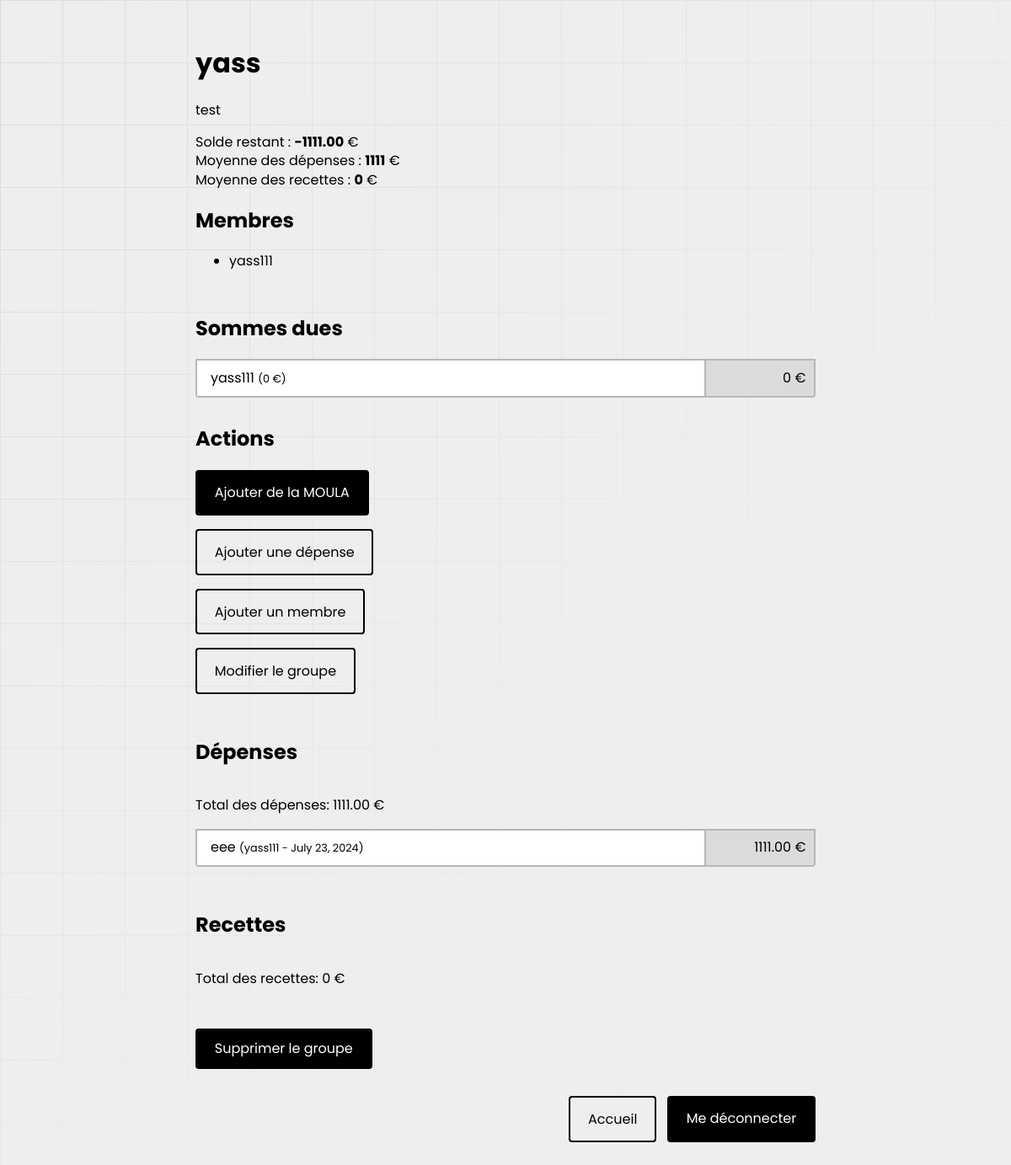
/group/1/ (signed in), run on the app's committed database.
### tricount/models.py (models this page shows, shortened)
class Group(models.Model):
    name = models.CharField(max_length=255)
    description = models.TextField(blank=True)
    members = models.ManyToManyField(User, related_name='membership_groups')

class Expense(models.Model):
    group = models.ForeignKey(Group, on_delete=models.CASCADE, related_name='expenses')
    description = models.CharField(max_length=255)
    amount = models.DecimalField(max_digits=10, decimal_places=2)
    date = models.DateField(default=datetime.datetime.now)
    payer = models.ForeignKey(User, on_delete=models.CASCADE, related_name='expenses_payer')
    participants = models.ManyToManyField(User, related_name='expenses_participant')

### tricount/views.py (the view)
# urls.py: path('group/<int:group_id>/', views.group_detail, name='group_detail'),
@login_required
def group_detail(request, group_id):
    group = get_object_or_404(Group, id=group_id)
    expenses = group.expenses.all()
    total_expenses_amount = functools.reduce(lambda a, b: a + b.amount, expenses, 0)
    receipts = group.receipts.all()
    total_receipts_amount = functools.reduce(lambda a, b: a + b.amount, receipts, 0)
    members = group.members.all()
    average_expenses = calculate_average(expenses, members)
    average_receipts = calculate_average(receipts, members)
    solde = calculate_available_amount(group.expenses.all(), group.receipts.all())
    max_receipt = 0
    for member in members:
        member.group_receipts_amount = calculate_amount(member.receipts_payer.filter(group=group))
        if member.group_receipts_amount > max_receipt:
            max_receipt = member.group_receipts_amount
    for member in members:
        member.group_balance = round(max_receipt - member.group_receipts_amount)
    return render(request, 'tricount/group_detail.html', {
        'group': group,
        'members': members,
        "solde": solde,
        'expenses': expenses,
        'total_expenses_amount': total_expenses_amount,
        'receipts': receipts,
        'total_receipts_amount': total_receipts_amount,
        "average_expenses": round(average_expenses),
        "average_receipts": round(average_receipts)
    })

### tricount/views.py (called while the page is built)
def calculate_amount(entity):
    return (functools.reduce(lambda a, b: a + b.amount, entity, 0) or 0)

def calculate_available_amount(expenses, receipts):
    return calculate_amount(receipts) - calculate_amount(expenses)

def calculate_average(entity, members):
    return (functools.reduce(lambda a, b: a + b.amount, entity, 0) / len(members)) or 0

### tricount/templates/tricount/group_detail.html (shortened to what this page needs)
{% extends 'base.html' %}
{% load custom_filters %}
{% block content %}
    <h1>{{ group.name }}</h1>
    <p>{{ group.description }}</p>
    <p>Solde restant : <b>{{ solde }}</b> €<br>Moyenne des dépenses : <b>{{ average_expenses }}</b> €<br>Moyenne des recettes : <b>{{ average_receipts }}</b> €</p>
    <h2>Membres</h2>
    <ul>
        {% for member in group.members.all %}
        <li>{{ member.username }}</li>
        {% endfor %}
    </ul>
    <div class="groups">
        <h2>Sommes dues</h2>
        {% for member in members %}
            <div class="group">
                <p>{{ member.username }} <span style="font-size: 0.8rem;">({{ member.group_balance }} €)</span></p>
                <div>{{ member.group_balance }} €</div>
            </div>
        {% endfor %}
    </div>
    <h2>Actions</h2>
    <div style="margin-bottom: 1rem;">
        <div style="margin-bottom: 1rem;"><a class="button glow" href="{% url 'add_receipt' group.id %}">Ajouter de la MOULA</a></div>
        <div style="margin-bottom: 1rem;"><a class="button secondary" href="{% url 'add_expense' group.id %}">Ajouter une dépense</a></div>
        <div style="margin-bottom: 1rem;"><a class="button secondary" href="{% url 'add_member' group.id %}">Ajouter un membre</a></div>
        <div style="margin-bottom: 1rem;"><a class="button secondary" href="{% url 'edit_group' group.id %}">Modifier le groupe</a></div>
    </div>
    <div class="groups">
        <h2>Dépenses</h2>
        <p>Total des dépenses: {{ total_expenses_amount }} €</p>
        {% for expense in expenses %}
            <div class="group">
                <p>{{ expense.description }} <span style="font-size: 0.8rem;">({{ expense.payer.username }} - {{ expense.date }})</span></p>
                <div>{{ expense.amount }} €</div>
            </div>
        {% endfor %}
    </div>
    <div class="groups">
        <h2>Recettes</h2>
        <p>Total des recettes: {{ total_receipts_amount }} €</p>
    </div>
    <form method="post" action="{% url 'delete_group' group.id %}">
        <button class="glow" type="submit">Supprimer le groupe</button>
    </form>
{% endblock %}

### tricount/static/variables.css (style rules this page uses)
:root { --color-accent: #0031e4; --color-primary: white; --color-secondary: black; --color-grey-1: #3b3b3b; --color-grey-2: #6f6f6f; --color-grey-3: #b7b7b7; --color-grey-4: #dbdbdb; --color-warn: #e96900; --radius-small: 0.25rem; --gap-mini: 0.25rem; --gap-small: 0.5rem; --gap-regular: 0.8rem; --gap-medium: 1.3rem; --gap-large: 2rem; }

### tricount/static/base.css (style rules this page uses)
:root { --color-background: #eeeeee; --color-gradient: #eeeeee; --color-pattern: #dddddd; --size-pattern: 74px; --angle-gradient: 135deg; --icon-fill: 0; --icon-wght: 300; --icon-grad: 0; --icon-opsz: 24; font-family: "Poppins", Arial, Helvetica, sans-serif; }
body { display: flex; flex-direction: column; align-items: center; justify-content: flex-start; min-height: 100vh; overflow: auto; background-color: var(--color-background); background-image: linear-gradient( var(--angle-gradient), transparent, var(--color-gradient) 80% ), linear-gradient(var(--color-pattern) 1px, transparent 1px), linear-gradient(to right, var(--color-pattern) 1px, transparent 1px); background-size: 100% 100%, var(--size-pattern) var(--size-pattern), var(--size-pattern) var(--size-pattern); }

### tricount/static/button.css (style rules this page uses)
button, .button { display: block; width: max-content; padding: var(--gap-regular) var(--gap-medium); color: var(--color-primary); background: var(--color-secondary); border: 2px solid var(--color-secondary); cursor: pointer; user-select: none; -webkit-user-select: none; touch-action: manipulation; border-radius: var(--radius-small); transition: 200ms ease; }
a.button { text-decoration: none; line-height: normal; }
button.secondary, .button.secondary { background-color: transparent; color: var(--color-secondary); }
button.glow, .button.glow { position: relative; z-index: 0; }
button.glow:before, .button.glow:before { content: ""; background: linear-gradient( 45deg, #ff0000, #ff7300, #fffb00, #48ff00, #00ffd5, #002bff, #7a00ff, #ff00c8, #ff0000 ); position: absolute; top: -0.25rem; left: -0.25rem; background-size: 400%; z-index: -1; filter: blur(5px); -webkit-filter: blur(5px); width: calc(100% + 0.5rem); height: calc(100% + 0.5rem); animation: glowing-button 20s linear infinite; transition: opacity 0.3s ease-in-out; border-radius: inherit; opacity: 0; }
button.glow:after, .button.glow:after { z-index: -1; content: ""; position: absolute; width: 100%; height: 100%; background: var(--color-secondary); left: 0; top: 0; border-radius: inherit; }

### tricount/static/form.css (style rules this page uses)
form { display: flex; flex-direction: column; gap: var(--gap-medium); }

### tricount/static/group.css (style rules this page uses)
.groups { display: flex; flex-direction: column; width: 100%; margin: 2rem 0; }
.group { cursor: pointer; display: flex; align-items: stretch; border: 2px solid var(--color-grey-3); border-radius: var(--radius-small); text-decoration: none; color: var(--color-secondary); transition: 200ms ease; }
.groups .group { border-radius: 0; margin-bottom: -2px; }
.groups .group:last-child { border-radius: 0 0 var(--radius-small) var(--radius-small); margin-bottom: 0; }
.group > p { margin: 0; height: 100%; flex: 1 1 auto; padding: 0.6rem 1rem; background-color: var(--color-primary); border-right: 2px solid var(--color-grey-3); }
.group > div { flex: none; margin: 0; width: 8rem; padding: 0.6rem; text-align: right; background-color: var(--color-grey-4); }

### data on the page
Group: name "yass", description "test"
Expense: description "eee", payer.username "yass111", date "July 23, 2024", amount "1111.00"

### other printed values
{{ solde }} "-1111.00"
{{ average_expenses }} "1111"
{{ average_receipts }} "0"
{{ member.username }} "yass111"
{{ member.group_balance }} "0"
{{ total_expenses_amount }} "1111.00"
{{ total_receipts_amount }} "0"
